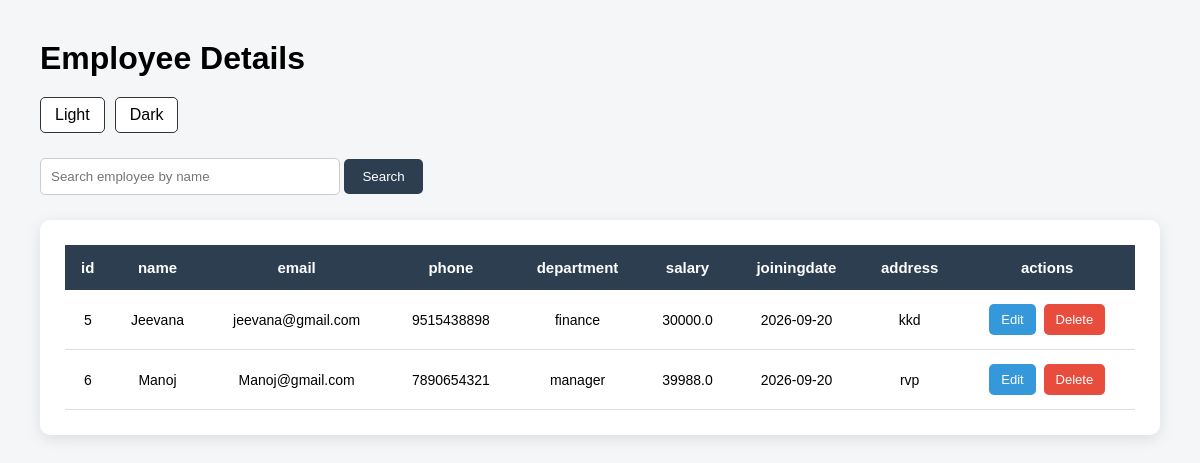
/employees (signed in), run on the app's committed database.
### tables this page shows
CREATE TABLE employee (id INTEGER PRIMARY KEY AUTOINCREMENT,user_id INTEGER NOT NULL,name TEXT NOT NULL,
    email TEXT NOT NULL,phone TEXT NOT NULL,department TEXT NOT NULL,salary REAL NOT NULL,joiningdate TEXT NOT NULL,
    address TEXT NOT NULL);

### server.py (the view)
@app.route("/employees", methods=["GET", "POST"])
def employees():
    if not login_required():
        return redirect("/login")
    theme = request.cookies.get("theme", "light")
    search_name = ""
    connection = get_database_connection()
    cursor = connection.cursor()
    if request.method == "POST":
      search_name = request.form.get("search_name", "").strip()
      cursor.execute( """SELECT * FROM employee WHERE user_id = ? AND name LIKE ?
       ORDER BY id ASC""",(session["user_id"], "%" + search_name + "%"))
    else:
     cursor.execute("SELECT * FROM employee WHERE user_id = ? ORDER BY id ASC",
      (session["user_id"],))
    employees = cursor.fetchall()
    connection.close()
    return render_template(
      "employees.html",
      employees=employees,
      search_name=search_name,
      theme=theme)

### server.py (called while the page is built)
def get_database_connection():
   connection=sqlite3.connect("users.db")
   connection.row_factory=sqlite3.Row
   return connection

def login_required():
    return "user_id" in session

### Templates/employees.html (shortened to what this page needs)
<!DOCTYPE html>
<html lang="en">
<head>
</head>
<body class="{{theme}}">
    <h1>Employee Details</h1>
    <nav>
      <div class="theme-buttons">
          <a href="/set-theme/light">Light</a>
          <a href="/set-theme/dark">Dark</a>
       </div>
    </nav>
    <form action="/employees" method="POST" class="search-form">
        <input
            type="text"
            name="search_name"
            placeholder="Search employee by name"
            value="{{ search_name }}"
        >
        <button type="submit">Search</button>
    </form>
    <div class="table-container">
        <table>
            <thead>
                <tr>
                    <th>id</th>
                    <th>name</th>
                    <th>email</th>
                    <th>phone</th>
                    <th>department</th>
                    <th>salary</th>
                    <th>joiningdate</th>
                    <th>address</th>
                    <th>actions</th>
                </tr>
            </thead>
            <tbody>
                {% if employees %}
                    {% for employee in employees %}
                    <tr>
                        <td>{{ employee["id"] }}</td>
                        <td>{{ employee["name"] }}</td>
                        <td>{{ employee["email"] }}</td>
                        <td>{{ employee["phone"] }}</td>
                        <td>{{ employee["department"] }}</td>
                        <td>{{ employee["salary"] }}</td>
                        <td>{{ employee["joiningdate"] }}</td>
                        <td>{{ employee["address"] }}</td>
                        <td class="actions">
                            <a
                                href="/edit-employee/{{ employee['id'] }}"
                                class="edit-btn">
                                Edit
                            </a>
                            <a
                                href="/delete-employee/{{ employee['id'] }}"
                                class="delete-btn"
                                onclick="return confirm('Are you sure you want to delete this employee?')">
                                Delete
                            </a>
                        </td>
                    </tr>
                    {% endfor %}
                {% else %}
                    <tr>
                        <td colspan="9">
                            No employees found
                        </td>
                    </tr>
                {% endif %}
            </tbody>
        </table>
    </div>
</body>
</html>

### Templates/employees.html (style rules this page uses)
* { margin: 0; padding: 0; box-sizing: border-box; }
body { font-family: Arial, sans-serif; padding: 40px; min-height: 100vh; transition: 0.3s; }
body.light { background-color: #f4f6f8; color: black; }
h1 { margin-bottom: 20px; }
.theme-buttons { display: flex; gap: 10px; margin-bottom: 25px; }
.theme-buttons a { padding: 8px 14px; text-decoration: none; border: 1px solid #333; border-radius: 5px; color: black; background-color: white; }
.search-form { margin-bottom: 25px; }
.search-form input { padding: 10px; width: 300px; border: 1px solid #ccc; border-radius: 5px; outline: none; }
.search-form button { padding: 10px 18px; border: none; border-radius: 5px; background-color: #2c3e50; color: white; cursor: pointer; }
.table-container { width: 100%; overflow-x: auto; background-color: white; padding: 25px; border-radius: 10px; box-shadow: 0 4px 15px rgba(0, 0, 0, 0.1); }
table { width: 100%; border-collapse: collapse; }
thead { background-color: #2c3e50; color: white; }
th { padding: 14px 12px; text-align: center; font-size: 15px; }
td { padding: 12px; text-align: center; border-bottom: 1px solid #ddd; font-size: 14px; }
.actions { white-space: nowrap; }
.edit-btn, .delete-btn { display: inline-block; padding: 8px 12px; margin: 2px; text-decoration: none; border-radius: 5px; color: white; font-size: 13px; }
.edit-btn { background-color: #3498db; }
.delete-btn { background-color: #e74c3c; }

### data on the page
employee: id "5", name "Jeevana", email "jeevana@gmail.com", phone "9515438898", department "finance", salary "30000.0", joiningdate "2026-09-20", address "kkd"
employee: id "6", name "Manoj", email "Manoj@gmail.com", phone "7890654321", department "manager", salary "39988.0", joiningdate "2026-09-20", address "rvp"
